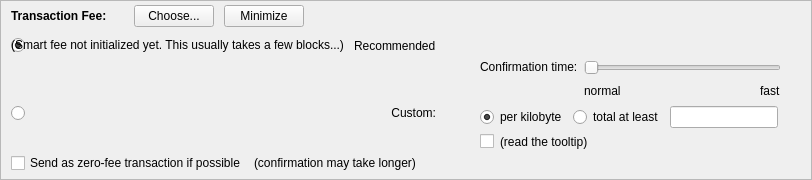
    <widget class="QFrame" name="frameFee">
     <property name="sizePolicy">
      <sizepolicy hsizetype="Expanding" vsizetype="Expanding">
       <horstretch>0</horstretch>
       <verstretch>0</verstretch>
      </sizepolicy>
     </property>
     <property name="maximumSize">
      <size>
       <width>16777215</width>
       <height>16777215</height>
      </size>
     </property>
     <property name="frameShape">
      <enum>QFrame::StyledPanel</enum>
     </property>
     <property name="frameShadow">
      <enum>QFrame::Sunken</enum>
     </property>
     <layout class="QVBoxLayout" name="verticalLayoutFee1">
      <property name="spacing">
       <number>0</number>
      </property>
      <property name="leftMargin">
       <number>0</number>
      </property>
      <property name="topMargin">
       <number>0</number>
      </property>
      <property name="rightMargin">
       <number>0</number>
      </property>
      <property name="bottomMargin">
       <number>0</number>
      </property>
      <item>
       <layout class="QVBoxLayout" name="verticalLayoutFee2" stretch="0,0,0">
        <property name="spacing">
         <number>0</number>
        </property>
        <property name="leftMargin">
         <number>10</number>
        </property>
        <property name="topMargin">
         <number>0</number>
        </property>
        <item>
         <layout class="QHBoxLayout" name="horizontalLayoutFee1">
          <property name="bottomMargin">
           <number>0</number>
          </property>
          <item>
           <layout class="QVBoxLayout" name="verticalLayoutFee7">
            <property name="spacing">
             <number>0</number>
            </property>
            <item>
             <spacer name="verticalSpacerSmartFee">
              <property name="orientation">
               <enum>Qt::Vertical</enum>
              </property>
              <property name="sizeType">
               <enum>QSizePolicy::Fixed</enum>
              </property>
              <property name="sizeHint" stdset="0">
               <size>
                <width>1</width>
                <height>4</height>
               </size>
              </property>
             </spacer>
            </item>
            <item>
             <layout class="QHBoxLayout" name="horizontalLayoutSmartFee">
              <property name="spacing">
               <number>10</number>
              </property>
              <item>
               <widget class="QLabel" name="labelFeeHeadline">
                <property name="sizePolicy">
                 <sizepolicy hsizetype="Preferred" vsizetype="Maximum">
                  <horstretch>0</horstretch>
                  <verstretch>0</verstretch>
                 </sizepolicy>
                </property>
                <property name="font">
                 <font>
                  <weight>75</weight>
                  <bold>true</bold>
                 </font>
                </property>
                <property name="styleSheet">
                 <string notr="true">font-weight:bold;</string>
                </property>
                <property name="text">
                 <string>Transaction Fee:</string>
                </property>
               </widget>
              </item>
              <item>
               <widget class="QLabel" name="labelFeeMinimized">
                <property name="text">
                 <string/>
                </property>
               </widget>
              </item>
              <item>
               <widget class="QPushButton" name="buttonChooseFee">
                <property name="text">
                 <string>Choose...</string>
                </property>
               </widget>
              </item>
              <item>
               <widget class="QPushButton" name="buttonMinimizeFee">
                <property name="toolTip">
                 <string>collapse fee-settings</string>
                </property>
                <property name="text">
                 <string>Minimize</string>
                </property>
               </widget>
              </item>
             </layout>
            </item>
            <item>
             <spacer name="verticalSpacer_5">
              <property name="orientation">
               <enum>Qt::Vertical</enum>
              </property>
              <property name="sizeHint" stdset="0">
               <size>
                <width>1</width>
                <height>1</height>
               </size>
              </property>
             </spacer>
            </item>
           </layout>
          </item>
          <item>
           <spacer name="horizontalSpacer_4">
            <property name="orientation">
             <enum>Qt::Horizontal</enum>
            </property>
            <property name="sizeHint" stdset="0">
             <size>
              <width>40</width>
              <height>20</height>
             </size>
            </property>
           </spacer>
          </item>
         </layout>
        </item>
        <item>
         <widget class="QFrame" name="frameFeeSelection">
          <layout class="QVBoxLayout" name="verticalLayoutFee12">
           <property name="spacing">
            <number>0</number>
           </property>
           <property name="leftMargin">
            <number>0</number>
           </property>
           <property name="topMargin">
            <number>0</number>
           </property>
           <property name="rightMargin">
            <number>0</number>
           </property>
           <property name="bottomMargin">
            <number>0</number>
           </property>
           <item>
            <layout class="QGridLayout" name="gridLayoutFee">
             <property name="topMargin">
              <number>10</number>
             </property>
             <property name="bottomMargin">
              <number>4</number>
             </property>
             <property name="horizontalSpacing">
              <number>10</number>
             </property>
             <property name="verticalSpacing">
              <number>4</number>
             </property>
             <item row="2" column="4">
              <layout class="QVBoxLayout" name="verticalLayoutFee8">
               <property name="spacing">
                <number>6</number>
               </property>
               <item>
                <layout class="QHBoxLayout" name="horizontalLayoutFee13">
                 <item>
                  <widget class="QRadioButton" name="radioCustomPerKilobyte">
                   <property name="toolTip">
                    <string>If the custom fee is set to 1000 uDNETs and the transaction is only 250 bytes, then &quot;per kilobyte&quot; only pays 250 uDNETs in fee,&lt;br /&gt;while &quot;at least&quot; pays 1000 uDNETs. For transactions bigger than a kilobyte both pay by kilobyte.</string>
                   </property>
                   <property name="text">
                    <string>per kilobyte</string>
                   </property>
                   <property name="checked">
                    <bool>true</bool>
                   </property>
                   <attribute name="buttonGroup">
                    <string notr="true">groupCustomFee</string>
                   </attribute>
                  </widget>
                 </item>
                 <item>
                  <widget class="QRadioButton" name="radioCustomAtLeast">
                   <property name="toolTip">
                    <string>If the custom fee is set to 1000 uDNETs and the transaction is only 250 bytes, then &quot;per kilobyte&quot; only pays 250 uDNETs in fee,&lt;br /&gt;while &quot;total at least&quot; pays 1000 uDNETs. For transactions bigger than a kilobyte both pay by kilobyte.</string>
                   </property>
                   <property name="text">
                    <string>total at least</string>
                   </property>
                   <attribute name="buttonGroup">
                    <string notr="true">groupCustomFee</string>
                   </attribute>
                  </widget>
                 </item>
                 <item>
                  <widget class="BitcoinAmountField" name="customFee"/>
                 </item>
                 <item>
                  <spacer name="horizontalSpacer_6">
                   <property name="orientation">
                    <enum>Qt::Horizontal</enum>
                   </property>
                   <property name="sizeHint" stdset="0">
                    <size>
                     <width>1</width>
                     <height>1</height>
                    </size>
                   </property>
                  </spacer>
                 </item>
                </layout>
               </item>
               <item>
                <layout class="QHBoxLayout" name="horizontalLayoutFee8">
                 <item>
                  <widget class="QCheckBox" name="checkBoxMinimumFee">
                   <property name="toolTip">
                    <string>Paying only the minimum fee is just fine as long as there is less transaction volume than space in the blocks.&lt;br /&gt;But be aware that this can end up in a never confirming transaction once there is more demand for DarkNet transactions than the network can process.</string>
                   </property>
                   <property name="text">
                    <string/>
                   </property>
                  </widget>
                 </item>
                 <item>
                  <widget class="QLabel" name="labelMinFeeWarning">
                   <property name="enabled">
                    <bool>true</bool>
                   </property>
                   <property name="toolTip">
                    <string>Paying only the minimum fee is just fine as long as there is less transaction volume than space in the blocks.&lt;br /&gt;But be aware that this can end up in a never confirming transaction once there is more demand for DarkNet transactions than the network can process.</string>
                   </property>
                   <property name="text">
                    <string>(read the tooltip)</string>
                   </property>
                   <property name="margin">
                    <number>5</number>
                   </property>
                  </widget>
                 </item>
                 <item>
                  <spacer name="horizontalSpacer_2">
                   <property name="orientation">
                    <enum>Qt::Horizontal</enum>
                   </property>
                   <property name="sizeHint" stdset="0">
                    <size>
                     <width>1</width>
                     <height>1</height>
                    </size>
                   </property>
                  </spacer>
                 </item>
                </layout>
               </item>
              </layout>
             </item>
             <item row="1" column="0">
              <layout class="QVBoxLayout" name="verticalLayoutFee4" stretch="1">
               <item>
                <spacer name="verticalSpacer_2">
                 <property name="orientation">
                  <enum>Qt::Vertical</enum>
                 </property>
                 <property name="sizeHint" stdset="0">
                  <size>
                   <width>1</width>
                   <height>1</height>
                  </size>
                 </property>
                </spacer>
               </item>
              </layout>
             </item>
             <item row="2" column="0">
              <layout class="QVBoxLayout" name="verticalLayoutFee9" stretch="0,1">
               <item>
                <widget class="QRadioButton" name="radioCustomFee">
                 <property name="text">
                  <string/>
                 </property>
                 <attribute name="buttonGroup">
                  <string notr="true">groupFee</string>
                 </attribute>
                </widget>
               </item>
               <item>
                <spacer name="verticalSpacer_6">
                 <property name="orientation">
                  <enum>Qt::Vertical</enum>
                 </property>
                 <property name="sizeHint" stdset="0">
                  <size>
                   <width>1</width>
                   <height>1</height>
                  </size>
                 </property>
                </spacer>
               </item>
              </layout>
             </item>
             <item row="1" column="4">
              <layout class="QVBoxLayout" name="verticalLayoutFee3" stretch="0,0,1">
               <property name="spacing">
                <number>6</number>
               </property>
               <property name="topMargin">
                <number>2</number>
               </property>
               <item>
                <layout class="QHBoxLayout" name="horizontalLayoutFee12">
                 <item>
                  <spacer name="horizontalSpacer_5">
                   <property name="orientation">
                    <enum>Qt::Horizontal</enum>
                   </property>
                   <property name="sizeHint" stdset="0">
                    <size>
                     <width>1</width>
                     <height>1</height>
                    </size>
                   </property>
                  </spacer>
                 </item>
                </layout>
               </item>
               <item>
                <layout class="QHBoxLayout" name="horizontalLayoutFee9">
                 <item>
                  <layout class="QVBoxLayout" name="verticalLayoutFee6">
                   <item>
                    <widget class="QLabel" name="labelSmartFee3">
                     <property name="text">
                      <string>Confirmation time:</string>
                     </property>
                     <property name="margin">
                      <number>2</number>
                     </property>
                    </widget>
                   </item>
                   <item>
                    <spacer name="verticalSpacer_3">
                     <property name="orientation">
                      <enum>Qt::Vertical</enum>
                     </property>
                     <property name="sizeHint" stdset="0">
                      <size>
                       <width>1</width>
                       <height>1</height>
                      </size>
                     </property>
                    </spacer>
                   </item>
                  </layout>
                 </item>
                 <item>
                  <layout class="QVBoxLayout" name="verticalLayoutFee5">
                   <property name="rightMargin">
                    <number>30</number>
                   </property>
                   <item>
                    <widget class="QSlider" name="sliderSmartFee">
                     <property name="minimum">
                      <number>0</number>
                     </property>
                     <property name="maximum">
                      <number>24</number>
                     </property>
                     <property name="pageStep">
                      <number>1</number>
                     </property>
                     <property name="value">
                      <number>0</number>
                     </property>
                     <property name="orientation">
                      <enum>Qt::Horizontal</enum>
                     </property>
                     <property name="invertedAppearance">
                      <bool>false</bool>
                     </property>
                     <property name="invertedControls">
                      <bool>false</bool>
                     </property>
                     <property name="tickPosition">
                      <enum>QSlider::NoTicks</enum>
                     </property>
                    </widget>
                   </item>
                   <item>
                    <layout class="QHBoxLayout" name="horizontalLayoutFee10">
                     <item>
                      <widget class="QLabel" name="labelSmartFeeNormal">
                       <property name="text">
                        <string>normal</string>
                       </property>
                      </widget>
                     </item>
                     <item>
                      <spacer name="horizontalSpacer_3">
                       <property name="orientation">
                        <enum>Qt::Horizontal</enum>
                       </property>
                       <property name="sizeHint" stdset="0">
                        <size>
                         <width>40</width>
                         <height>20</height>
                        </size>
                       </property>
                      </spacer>
                     </item>
                     <item>
                      <widget class="QLabel" name="labelSmartFeeFast">
                       <property name="text">
                        <string>fast</string>
                       </property>
                      </widget>
                     </item>
                    </layout>
                   </item>
                  </layout>
                 </item>
                </layout>
               </item>
               <item>
                <spacer name="verticalSpacer_4">
                 <property name="orientation">
                  <enum>Qt::Vertical</enum>
                 </property>
                 <property name="sizeHint" stdset="0">
                  <size>
                   <width>1</width>
                   <height>1</height>
                  </size>
                 </property>
                </spacer>
               </item>
              </layout>
             </item>
             <item row="0" column="1">
              <widget class="QLabel" name="labelSmartFee_2">
               <property name="text">
                <string>Recommended</string>
               </property>
              </widget>
             </item>
             <item row="0" column="0">
              <widget class="QRadioButton" name="radioSmartFee">
               <property name="text">
                <string/>
               </property>
               <property name="checked">
                <bool>true</bool>
               </property>
               <attribute name="buttonGroup">
                <string notr="true">groupFee</string>
               </attribute>
              </widget>
             </item>
             <item row="2" column="1">
              <widget class="QLabel" name="labelCustomFee">
               <property name="text">
                <string>Custom:</string>
               </property>
               <property name="alignment">
                <set>Qt::AlignRight|Qt::AlignTop|Qt::AlignTrailing</set>
               </property>
              </widget>
             </item>
             <item row="0" column="2">
              <widget class="QLabel" name="labelSmartFee">
               <property name="text">
                <string/>
               </property>
               <property name="margin">
                <number>2</number>
               </property>
              </widget>
             </item>
             <item row="0" column="0">
              <widget class="QLabel" name="labelSmartFee2">
               <property name="text">
                <string>(Smart fee not initialized yet. This usually takes a few blocks...)</string>
               </property>
               <property name="alignment">
                <set>Qt::AlignHCenter</set>
               </property>
               <property name="margin">
                <number>2</number>
               </property>
              </widget>
             </item>
             <item row="0" column="3">
              <widget class="QLabel" name="labelFeeEstimation">
               <property name="text">
                <string/>
               </property>
              </widget>
             </item>
            </layout>
           </item>
           <item>
            <layout class="QHBoxLayout" name="horizontalLayoutFee5" stretch="0,0,0">
             <property name="spacing">
              <number>8</number>
             </property>
             <property name="bottomMargin">
              <number>4</number>
             </property>
             <item>
              <widget class="QCheckBox" name="checkBoxFreeTx">
               <property name="text">
                <string>Send as zero-fee transaction if possible</string>
               </property>
              </widget>
             </item>
             <item>
              <widget class="QLabel" name="labelFreeTx">
               <property name="text">
                <string>(confirmation may take longer)</string>
               </property>
               <property name="margin">
                <number>5</number>
               </property>
              </widget>
             </item>
             <item>
              <spacer name="horizontalSpacerFee5">
               <property name="orientation">
                <enum>Qt::Horizontal</enum>
               </property>
               <property name="sizeHint" stdset="0">
                <size>
                 <width>1</width>
                 <height>1</height>
                </size>
               </property>
              </spacer>
             </item>
            </layout>
           </item>
           <item>
            <spacer name="verticalSpacerFee2">
             <property name="orientation">
              <enum>Qt::Vertical</enum>
             </property>
             <property name="sizeHint" stdset="0">
              <size>
               <width>1</width>
               <height>1</height>
              </size>
             </property>
            </spacer>
           </item>
          </layout>
         </widget>
        </item>
        <item>
         <spacer name="verticalSpacerFee">
          <property name="orientation">
           <enum>Qt::Vertical</enum>
          </property>
          <property name="sizeHint" stdset="0">
           <size>
            <width>800</width>
            <height>1</height>
           </size>
          </property>
         </spacer>
        </item>
       </layout>
      </item>
     </layout>
    </widget>
